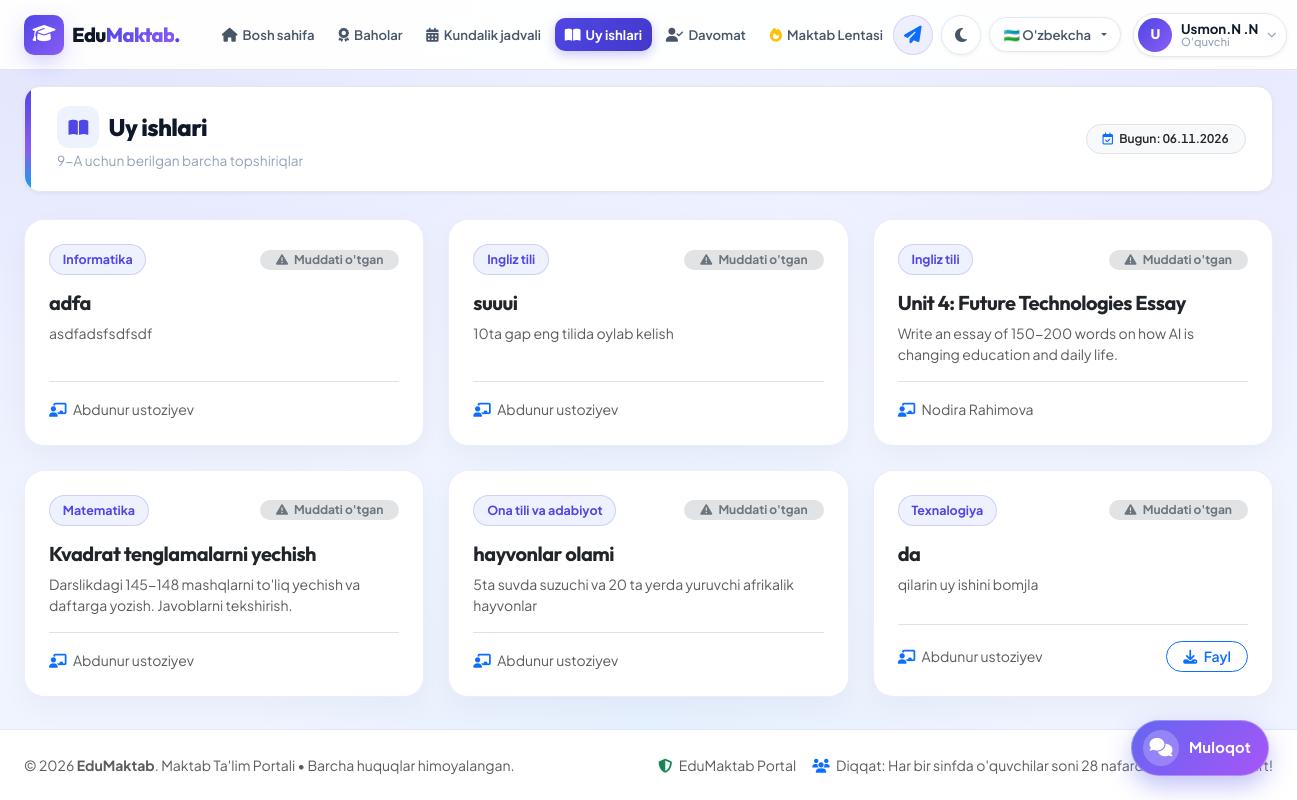
Page /student/homework/ (signed in) on the committed database.
### apps/models.py (models this page shows, shortened)
class User(AbstractUser):
    ROLE_CHOICES = (
        ('student', "O'quvchi"),
        ('teacher', "Ustoz"),
        ('admin', "Maktab Ma'muri"),
    )
    role = models.CharField(max_length=20, choices=ROLE_CHOICES, default='student', verbose_name="Rol")
    avatar = models.ImageField(upload_to='avatars/', null=True, blank=True, verbose_name="Profil rasmi")
    phone = models.CharField(max_length=30, blank=True, verbose_name="Telefon raqami")
    birth_date = models.DateField(null=True, blank=True, verbose_name="Tug'ilgan sana")
    address = models.CharField(max_length=255, blank=True, verbose_name="Yashash manzili")
    school = models.ForeignKey(School, on_delete=models.SET_NULL, null=True, blank=True, related_name='users', verbose_name="Maktab")
    classroom = models.ForeignKey(Classroom, on_delete=models.SET_NULL, null=True, blank=True, related_name='students', verbose_name="Sinf")
    subject = models.ForeignKey(Subject, on_delete=models.SET_NULL, null=True, blank=True, related_name='teachers', verbose_name="Dars beradigan fani")
    bio = models.TextField(blank=True, verbose_name="Qisqacha ma'lumot")
    last_seen = models.DateTimeField(null=True, blank=True, verbose_name="Oxirgi faollik")
    initial_password = models.CharField(max_length=128, blank=True, null=True, verbose_name="Boshlang'ich parol (Admin ko'rishi uchun)")
    @property
    def full_name(self):
        name = f"{self.first_name} {self.last_name}".strip()
        return name if name else self.username
    class Meta:
        verbose_name = "Foydalanuvchi"
        verbose_name_plural = "Foydalanuvchilar"

class Classroom(models.Model):
    name = models.CharField(max_length=50, verbose_name="Sinf nomi (masalan: 9-A)")
    grade_level = models.PositiveSmallIntegerField(default=1, verbose_name="Sinf bosqichi (1-11)")
    school = models.ForeignKey(School, on_delete=models.CASCADE, related_name='classrooms', verbose_name="Maktab")
    class_teacher = models.OneToOneField(
        'User',
        on_delete=models.SET_NULL,
        null=True,
        blank=True,
        related_name='mentored_class',
        limit_choices_to={'role': 'teacher'},
        verbose_name="Sinf rahbari"
    )
    max_students = models.PositiveIntegerField(default=28, verbose_name="Maksimal o'quvchilar soni")
    class Meta:
        verbose_name = "Sinf"
        verbose_name_plural = "Sinflar"
        unique_together = ('name', 'school')

class Homework(models.Model):
    classroom = models.ForeignKey(Classroom, on_delete=models.CASCADE, related_name='homeworks', verbose_name="Sinf")
    subject = models.ForeignKey(Subject, on_delete=models.CASCADE, verbose_name="Fan")
    teacher = models.ForeignKey(User, on_delete=models.CASCADE, limit_choices_to={'role': 'teacher'}, verbose_name="Ustoz")
    title = models.CharField(max_length=255, verbose_name="Mavzu / Vazifa nomi")
    description = models.TextField(verbose_name="Uy vazifasi tavsifi")
    file = models.FileField(upload_to='homeworks/', null=True, blank=True, verbose_name="Biriktirilgan fayl / rasm")
    due_date = models.DateField(verbose_name="Topshirish muddati")
    created_at = models.DateTimeField(auto_now_add=True)
    class Meta:
        verbose_name = "Uy vazifasi"
        verbose_name_plural = "Uy vazifalari"
        ordering = ['-due_date', '-created_at']

class Subject(models.Model):
    name = models.CharField(max_length=100, verbose_name="Fan nomi")
    code = models.CharField(max_length=20, blank=True, verbose_name="Kod")
    icon = models.CharField(max_length=50, default="fa-book", verbose_name="Ikonka (FontAwesome)")
    class Meta:
        verbose_name = "Fan"
        verbose_name_plural = "Fanlar"

### apps/views.py (the view)
# urls.py: path('student/homework/', views.student_homework, name='student_homework'),
@login_required
def student_homework(request):
    user = request.user
    if user.role != 'student':
        return redirect('dashboard_redirect')
    classroom = user.classroom
    homeworks = []
    if classroom:
        homeworks = Homework.objects.filter(classroom=classroom).select_related('subject', 'teacher')
    return render(request, 'student/homework.html', {
        'classroom': classroom,
        'homeworks': homeworks,
        'today': timezone.now().date(),
    })

### apps/context_processors.py (called while the page is built)
def language_context(request):
    current_lang = request.session.get('lang', 'uz')
    if current_lang not in TRANSLATIONS:
        current_lang = 'uz'
    return {
        'current_lang': current_lang,
        'languages': [
            {'code': 'uz', 'name': "O'zbekcha", 'flag': "🇺🇿"},
            {'code': 'ru', 'name': "Русский", 'flag': "🇷🇺"},
            {'code': 'en', 'name': "English", 'flag': "🇬🇧"},
        ],
        't': TRANSLATIONS[current_lang]
    }

### apps/templatetags/lang_tags.py (called while the page is built)
@register.filter
def t_sub(name, lang='uz'):
    if not name:
        return ''
    lang_dict = SUBJECT_TRANSLATIONS.get(lang, SUBJECT_TRANSLATIONS['uz'])
    return lang_dict.get(str(name), str(name))

@register.filter
def t_role(role, lang='uz'):
    if not role:
        return ''
    return ROLE_TRANSLATIONS.get(lang, ROLE_TRANSLATIONS['uz']).get(str(role).lower(), str(role))

### templates/student/homework.html (shortened to what this page needs)
{% extends 'base.html' %}
{% load lang_tags %}
{% block content %}
<div class="container-fluid px-lg-4">
    <div class="page-header-box anim-1">
        <div>
            <h1 class="page-header-title">
                <i class="fa-solid fa-book-open text-primary"></i> {{ t.homework }}
            </h1>
            <p class="page-header-subtitle">{{ classroom.name|default:t.class_room }} {{ t.hw_student_subtitle }}</p>
        </div>
        <div>
            <span class="badge bg-light text-dark border px-3 py-2 rounded-pill fw-semibold">
                <i class="fa-regular fa-calendar-check me-1 text-primary"></i> {{ t.today }}: {{ today|date:"d.m.Y" }}
            </span>
        </div>
    </div>
    <div class="row g-4 anim-2">
        {% for hw in homeworks %}
            <div class="col-md-6 col-xl-4">
                <div class="card card-modern card-lift h-100 p-4 d-flex flex-column border-0 shadow-sm">
                    <div class="d-flex justify-content-between align-items-center mb-3">
                        <span class="subject-pill">{{ hw.subject.name|t_sub:current_lang }}</span>
                        {% if hw.due_date < today %}
                            <span class="badge bg-secondary-subtle text-secondary px-3 py-1 rounded-pill small fw-bold">
                                <i class="fa-solid fa-triangle-exclamation me-1"></i> {{ t.expired }}
                            </span>
                        {% else %}
                            <span class="badge bg-danger-subtle text-danger px-3 py-1 rounded-pill small fw-bold">
                                <i class="fa-regular fa-clock me-1"></i> {{ hw.due_date|date:"d.m.Y" }}
                            </span>
                        {% endif %}
                    </div>
                    <h5 class="fw-bold text-dark mb-2">{{ hw.title }}</h5>
                    <p class="text-muted small flex-grow-1" style="white-space: pre-line; line-height: 1.5;">{{ hw.description }}</p>
                    <div class="pt-3 border-top mt-auto">
                        <div class="d-flex justify-content-between align-items-center">
                            <div class="small text-muted">
                                <i class="fa-solid fa-chalkboard-user text-primary me-1"></i> {{ hw.teacher.full_name }}
                            </div>
                            {% if hw.file %}
                                <a href="{{ hw.file.url }}" target="_blank" class="btn btn-outline-primary btn-sm px-3 rounded-pill fw-semibold">
                                    <i class="fa-solid fa-download me-1"></i> {{ t.file_attachment }}
                                </a>
                            {% endif %}
                        </div>
                    </div>
                </div>
            </div>
        {% endfor %}
    </div>
</div>
{% endblock %}

### templates/base.html (shortened to what this page needs)
{% load static %}
{% load lang_tags %}
<!DOCTYPE html>
<html lang="{{ current_lang }}" id="htmlRoot">
<head>
    <link href="https://cdn.jsdelivr.net/npm/bootstrap@5.3.3/dist/css/bootstrap.min.css" rel="stylesheet">
    <link rel="stylesheet" href="https://cdnjs.cloudflare.com/ajax/libs/font-awesome/6.5.1/css/all.min.css">
    <link rel="stylesheet" href="{% static 'css/style.css' %}">
</head>
<body>
    <nav id="mainNavbar" class="navbar navbar-expand-xl navbar-custom">
        <div class="container-fluid px-2 px-lg-4">
            <a class="navbar-brand d-flex align-items-center gap-2" href="{% url 'dashboard_redirect' %}">
                <span class="brand-badge">
                    <i class="fa-solid fa-graduation-cap"></i>
                </span>
                <span class="brand-text">
                    Edu<span class="text-gradient-primary">Maktab</span><span class="dot-accent">.</span>
                </span>
            </a>
            <div class="collapse navbar-collapse" id="navbarContent">
                <ul class="navbar-nav me-auto mb-2 mb-lg-0 ms-lg-3 gap-1">
                    {% if user.is_authenticated %}
                    {% if user.role == 'student' %}
                    <li class="nav-item">
                        <a class="nav-link-custom {% if request.resolver_match.url_name == 'student_dashboard' %}active{% endif %}"
                            href="{% url 'student_dashboard' %}">
                            <i class="fa-solid fa-house"></i> {{ t.dashboard }}
                        </a>
                    </li>
                    <li class="nav-item">
                        <a class="nav-link-custom {% if request.resolver_match.url_name == 'student_grades' %}active{% endif %}"
                            href="{% url 'student_grades' %}">
                            <i class="fa-solid fa-award"></i> {{ t.grades }}
                        </a>
                    </li>
                    <li class="nav-item">
                        <a class="nav-link-custom {% if request.resolver_match.url_name == 'student_timetable' %}active{% endif %}"
                            href="{% url 'student_timetable' %}">
                            <i class="fa-solid fa-calendar-days"></i> {{ t.timetable }}
                        </a>
                    </li>
                    <li class="nav-item">
                        <a class="nav-link-custom {% if request.resolver_match.url_name == 'student_homework' %}active{% endif %}"
                            href="{% url 'student_homework' %}">
                            <i class="fa-solid fa-book-open"></i> {{ t.homework }}
                        </a>
                    </li>
                    <li class="nav-item">
                        <a class="nav-link-custom {% if request.resolver_match.url_name == 'student_attendance' %}active{% endif %}"
                            href="{% url 'student_attendance' %}">
                            <i class="fa-solid fa-user-check"></i> {{ t.attendance }}
                        </a>
                    </li>
                    {% endif %}
                    <li class="nav-item">
                        <a class="nav-link-custom nav-link-feed {% if request.resolver_match.url_name == 'feed' %}active{% endif %}"
                            href="{% url 'feed' %}">
                            <i class="fa-solid fa-fire text-warning"></i> {{ t.feed }}
                        </a>
                    </li>
                    {% endif %}
                </ul>
                <div class="d-flex align-items-center gap-2 mt-3 mt-lg-0">
                    {% if user.is_authenticated %}
                    <a href="{% url 'chat' %}" class="nav-chat-icon-btn position-relative" title="Muloqot va Xabarlar">
                        <i class="fa-solid fa-paper-plane text-primary"></i>
                    </a>
                    {% endif %}
                    <button class="theme-toggle-btn" id="themeToggle" title="Yorug'/Qorong'u rejim">
                        <i class="fa-solid fa-moon icon-moon"></i>
                    </button>
                    <div class="dropdown">
                        <button class="lang-btn dropdown-toggle" type="button" data-bs-toggle="dropdown">
                            {% if current_lang == 'uz' %}🇺🇿 O'zbekcha
                            {% elif current_lang == 'ru' %}🇷🇺 Русский
                            {% else %}🇬🇧 English{% endif %}
                        </button>
                    </div>
                    {% if user.is_authenticated %}
                    <div class="dropdown ms-1">
                        <a href="#" class="nav-user-trigger dropdown-toggle" data-bs-toggle="dropdown"
                            aria-expanded="false">
                            {% if user.avatar and user.avatar.name %}
                            <img src="{{ user.avatar.url }}" alt="{{ user.full_name }}" class="nav-avatar-img">
                            {% else %}
                            <div class="nav-avatar-initials">
                                {{ user.first_name|default:user.username|slice:":1"|upper }}
                            </div>
                            {% endif %}
                            <div class="nav-user-info d-none d-md-block">
                                <span class="nav-user-name">{{ user.full_name }}</span>
                                <span class="nav-user-role">
                                    {{ user.role|t_role:current_lang }}
                                </span>
                            </div>
                            <i class="fa-solid fa-chevron-down nav-user-chevron d-none d-md-block"></i>
                        </a>
                    </div>
                    {% else %}
                    <a href="{% url 'login' %}" class="btn btn-primary-custom btn-sm px-4">
                        <i class="fa-solid fa-arrow-right-to-bracket me-1"></i> {{ t.login }}
                    </a>
                    {% endif %}
                </div>
            </div>
        </div>
    </nav>
    <main class="flex-grow-1" id="mainContent">
        {% block content %}{% endblock %}
    </main>
    {% if user.is_authenticated and request.resolver_match.url_name != 'chat' and request.resolver_match.url_name != 'chat_with_user' %}
    <a href="{% url 'chat' %}" class="floating-chat-launcher" id="floatingChatLauncher" title="Muloqot markazini ochish">
        <div class="floating-chat-icon-wrap">
            <i class="fa-solid fa-comments"></i>
        </div>
        <span class="floating-chat-text">Muloqot</span>
    </a>
    {% endif %}
    <footer class="py-4 mt-auto">
        <div
            class="container-fluid px-lg-4 text-center text-muted small d-flex flex-wrap justify-content-between align-items-center gap-2">
            <div>&copy; 2026 <strong>EduMaktab</strong>. {{ t.school_portal }} &bull; {{ t.all_rights_reserved }}.
            </div>
            <div class="d-flex gap-3 align-items-center">
                <span><i class="fa-solid fa-shield-halved text-success me-1"></i> EduMaktab Portal</span>
                <span><i class="fa-solid fa-users text-primary me-1"></i> {{ t.notice_28_limit }}</span>
            </div>
        </div>
    </footer>
</body>
</html>

### rows in the picture
User: first_name "U", full_name "Usmon.N .N", role|t_role "O'quvchi"
Classroom: name "9-A"
Homework: subject.name|t_sub "Informatika", expired "Muddati o'tgan", title "adfa", description "asdfadsfsdfsdf", teacher.full_name "Abdunur ustoziyev"
Homework: subject.name|t_sub "Ingliz tili", expired "Muddati o'tgan", title "suuui", description "10ta gap eng tilida oylab kelish", teacher.full_name "Abdunur ustoziyev"
Homework: subject.name|t_sub "Ingliz tili", expired "Muddati o'tgan", title "Unit 4: Future Technologies Essay", description "Write an essay of 150-200 words on how AI is changing education and daily life.", teacher.full_name "Nodira Rahimova"
Homework: subject.name|t_sub "Matematika", expired "Muddati o'tgan", title "Kvadrat tenglamalarni yechish", description "Darslikdagi 145-148 mashqlarni to'liq yechish va daftarga yozish. Javoblarni tekshirish.", teacher.full_name "Abdunur ustoziyev"
Homework: subject.name|t_sub "Ona tili va adabiyot", expired "Muddati o'tgan", title "hayvonlar olami", description "5ta suvda suzuchi va 20 ta yerda yuruvchi afrikalik hayvonlar", teacher.full_name "Abdunur ustoziyev"
Homework: subject.name|t_sub "Texnalogiya", expired "Muddati o'tgan", title "da", description "qilarin uy ishini bomjla", teacher.full_name "Abdunur ustoziyev", file_attachment "Fayl"

### other values in the picture
{{ t.dashboard }} "Bosh sahifa"
{{ t.grades }} "Baholar"
{{ t.timetable }} "Kundalik jadvali"
{{ t.homework }} "Uy ishlari"
{{ t.attendance }} "Davomat"
{{ t.feed }} "Maktab Lentasi"
{{ t.hw_student_subtitle }} "uchun berilgan barcha topshiriqlar"
{{ t.today }} "Bugun"
{{ t.school_portal }} "Maktab Ta'lim Portali"
{{ t.all_rights_reserved }} "Barcha huquqlar himoyalangan"
{{ t.notice_28_limit }} "Diqqat: Har bir sinfda o'quvchilar soni 28 nafardan oshmasligi shart!"
